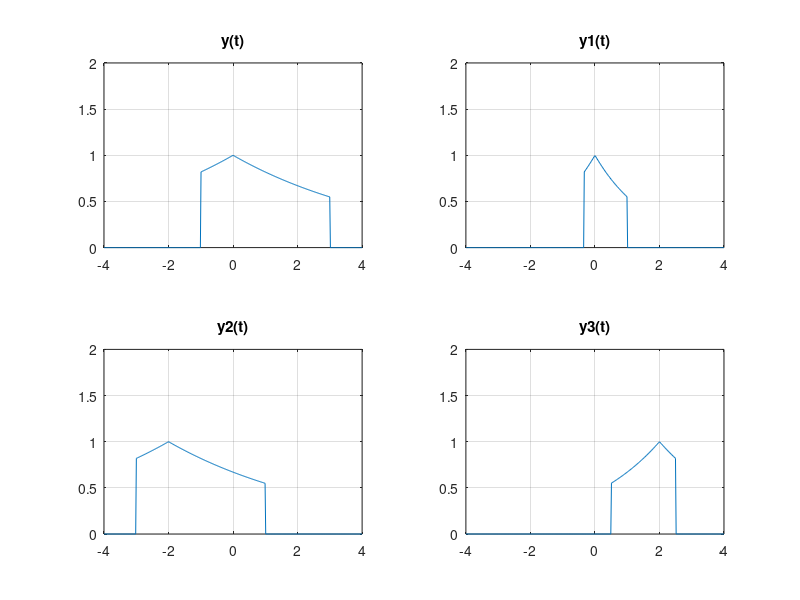

Write the MATLAB code that produced this figure.
fs = 50;
figure;
subplot(2, 2, 1);
t = linspace(-4, 4, fs * 8); 
x = exp(-abs(t) / 5);
u_rise = t >= -1;
u_fall = t <= 3;
x_step = x .* (u_rise .* u_fall);
plot(t, x_step);
xlim([-4, 4]);
ylim([0, 2]);
title('y(t)');
grid on;
subplot(2, 2, 2);
t2 = linspace(-4, 4, fs * 8); 
x2 = exp(-abs(3 * t2) / 5);
u_rise2 = t2 >= -1/3;
u_fall2 = t2 < 1;
x2_step = x2 .* (u_rise2 .* u_fall2); 
plot(t2, x2_step);
xlim([-4, 4]);
ylim([0, 2]);
title('y1(t)');
grid on;
subplot(2, 2, 3);
t3 = linspace(-4, 4, fs * 8); 
x3 = exp(-abs(t3 + 2) / 5);
u_rise3 = t3 >= -3; 
u_fall3 = t3 < 1;
x3_step = x3 .* (u_rise3 .* u_fall3);
plot(t3, x3_step);
xlim([-4, 4]);
ylim([0, 2]);
title('y2(t)');
grid on;
subplot(2, 2, 4);
t4 = linspace(-4, 4, fs * 8);
x4 = exp(-abs(4 - 2 * t4) / 5);
u_rise4 = t4 >= 0.5;
u_fall4 = t4 < 2.5;
x4_step = x4 .* (u_rise4 .* u_fall4);
plot(t4, x4_step);
xlim([-4, 4]);
ylim([0, 2]);
title('y3(t)');
grid on;
